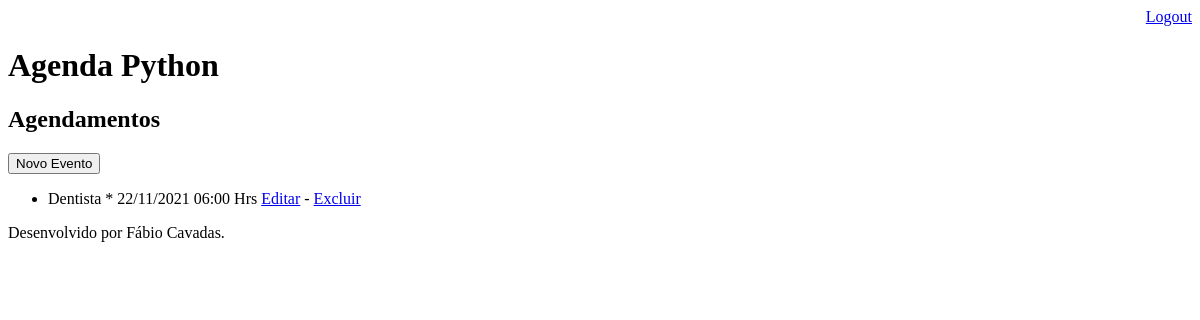
Page /agenda/ (signed in) on the earlier database version.
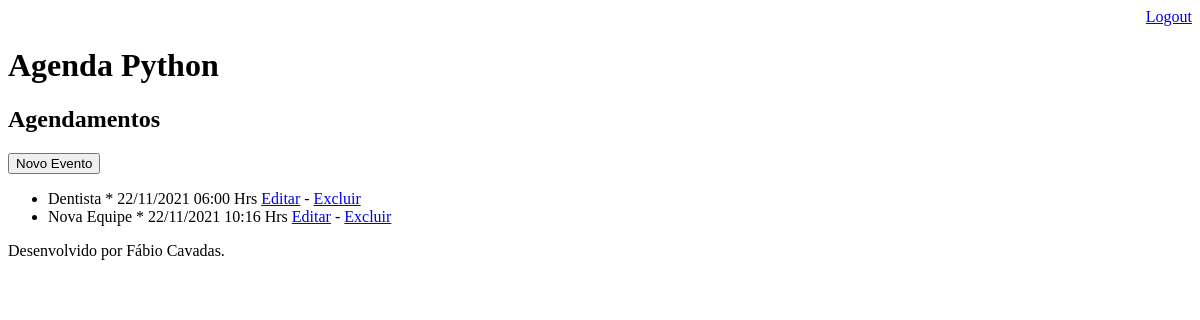
Same page on the later database version.
### core/models.py (models this page shows, shortened)
class Evento(models.Model):
    titulo = models.CharField(max_length=100)
    descricao = models.TextField(blank=True, null=True)
    data_evento = models.DateTimeField(verbose_name='Data do Evento')
    data_criacao = models.DateTimeField(auto_now=True)
    usuario = models.ForeignKey(User, on_delete=models.CASCADE) # utilizando a propria tabela de usuários do django
    local = models.CharField(blank=True, null=True, max_length=60)
    class Meta: # Padrão utilizado para forçar a criação da tabela com o nome que vc deseja, evita criar "core_evento"
        db_table = 'evento'
    def get_data_evento(self):
        return self.data_evento.strftime('%d/%m/%Y %H:%M Hrs')
    def get_evento_atrasado(self):
        if self.data_evento < datetime.now():
            return True
        else:
            return False

### core/views.py (the view)
# urls.py: path('agenda/', views.lista_eventos),
@login_required(login_url='/login/')
def lista_eventos(request):
        usuario = request.user
        data_atual = datetime.now() - timedelta(hours=1) # Retorna eventos da data atual ate 1 hora antes da data atuaç
        evento = Evento.objects.filter(usuario=usuario,
                                       data_evento__gt=data_atual)
        dados = {'eventos':evento}
        return render(request, 'agenda.html', dados)

### templates/agenda.html (shortened to what this page needs)
{% extends "model-page.html" %}
{% block content %}
    <h2>Agendamentos</h2>
    <a href="evento">
        <button type="button">Novo Evento</button>
    </a>
    <ul style="fomt-size: 18px">
         {% for evento in eventos %}
            <li>
                <div style=>
                    {{evento.titulo}} * {{evento.get_data_evento}}
                    <a href="evento/?id={{ evento.id }}">Editar</a>
                    - <a href="evento/delete/{{ evento.id }}">Excluir</a>
                </div>
            </li>
         {% endfor %}
    </ul>
{% endblock %}

Differences in the rows shown:
added Evento: titulo "Nova Equipe", get_data_evento "22/11/2021 10:16 Hrs"
